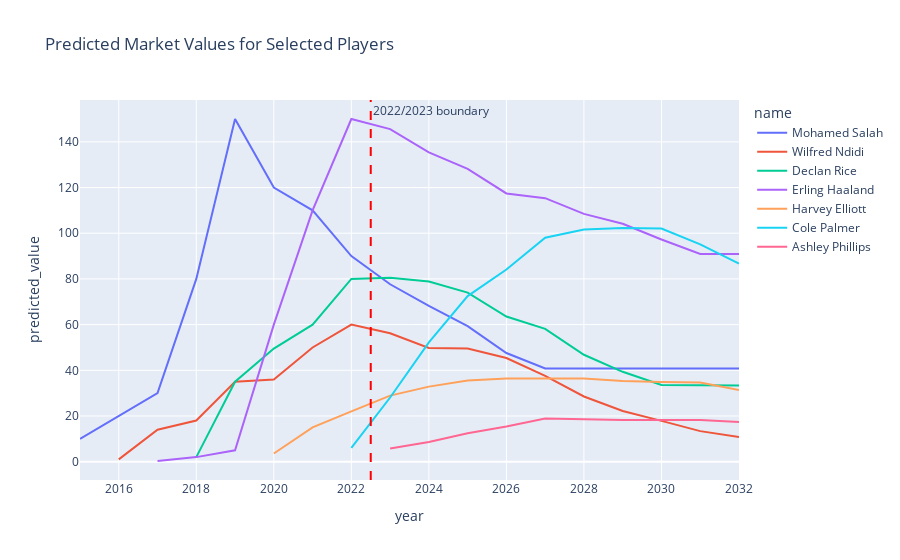

Source (notebook cell):
### Code cell
plot_player_value_trends(
    pdf_train, merged,
    player_ids=players
)

### Figure 1 — Plotly figure (JSON) as saved in the notebook; plotly's stock layout.template omitted (floating-point values rounded to 4 significant figures)
{"data": [{"customdata": [[22], [23], [24], [25], [27], [27], [28], [30], [30], [31], [32], [33], [34], [35], [36], [37], [38], [39]], "hovertemplate": "name=Mohamed Salah<br>year=%{x}<br>predicted_value=%{y}<br>age=%{customdata[0]}<extra></extra>", "legendgroup": "Mohamed Salah", "line": {"color": "#636efa", "dash": "solid"}, "marker": {"symbol": "circle"}, "mode": "lines", "name": "Mohamed Salah", "orientation": "v", "showlegend": true, "type": "scatter", "x": [2015, 2016, 2017, 2018, 2019, 2020, 2021, 2022, 2023, 2024, 2025, 2026, 2027, 2028, 2029, 2030, 2031, 2032], "xaxis": "x", "y": [10, 20, 30, 80, 150, 120, 110, 90, 77.65, 68.19, 59.29, 47.58, 40.83, 40.83, 40.83, 40.83, 40.83, 40.83], "yaxis": "y"}, {"customdata": [[19], [20], [21], [22], [23], [24], [25], [26], [27], [28], [29], [30], [31], [32], [33], [34], [35]], "hovertemplate": "name=Wilfred Ndidi<br>year=%{x}<br>predicted_value=%{y}<br>age=%{customdata[0]}<extra></extra>", "legendgroup": "Wilfred Ndidi", "line": {"color": "#EF553B", "dash": "solid"}, "marker": {"symbol": "circle"}, "mode": "lines", "name": "Wilfred Ndidi", "orientation": "v", "showlegend": true, "type": "scatter", "x": [2016, 2017, 2018, 2019, 2020, 2021, 2022, 2023, 2024, 2025, 2026, 2027, 2028, 2029, 2030, 2031, 2032], "xaxis": "x", "y": [1, 14, 18, 35, 36, 50, 60, 56.21, 49.79, 49.54, 45.36, 37.56, 28.53, 22.2, 17.85, 13.37, 10.81], "yaxis": "y"}, {"customdata": [[18], [20], [21], [22], [23], [24], [25], [26], [27], [28], [29], [30], [31], [32], [33]], "hovertemplate": "name=Declan Rice<br>year=%{x}<br>predicted_value=%{y}<br>age=%{customdata[0]}<extra></extra>", "legendgroup": "Declan Rice", "line": {"color": "#00cc96", "dash": "solid"}, "marker": {"symbol": "circle"}, "mode": "lines", "name": "Declan Rice", "orientation": "v", "showlegend": true, "type": "scatter", "x": [2018, 2019, 2020, 2021, 2022, 2023, 2024, 2025, 2026, 2027, 2028, 2029, 2030, 2031, 2032], "xaxis": "x", "y": [2, 35, 49.5, 60, 80, 80.52, 78.89, 74.04, 63.52, 58.12, 46.8, 39.35, 33.59, 33.35, 33.35], "yaxis": "y"}, {"customdata": [[17], [18], [18], [19], [20], [21], [22], [23], [24], [25], [26], [27], [28], [29], [30], [31]], "hovertemplate": "name=Erling Haaland<br>year=%{x}<br>predicted_value=%{y}<br>age=%{customdata[0]}<extra></extra>", "legendgroup": "Erling Haaland", "line": {"color": "#ab63fa", "dash": "solid"}, "marker": {"symbol": "circle"}, "mode": "lines", "name": "Erling Haaland", "orientation": "v", "showlegend": true, "type": "scatter", "x": [2017, 2018, 2019, 2020, 2021, 2022, 2023, 2024, 2025, 2026, 2027, 2028, 2029, 2030, 2031, 2032], "xaxis": "x", "y": [0.3, 2, 5, 60, 110, 150, 145.6, 135.4, 128.2, 117.4, 115.4, 108.5, 104.2, 97.27, 90.88, 90.88], "yaxis": "y"}, {"customdata": [[17], [17], [18], [20], [21], [22], [23], [24], [25], [26], [27], [28], [29]], "hovertemplate": "name=Harvey Elliott<br>year=%{x}<br>predicted_value=%{y}<br>age=%{customdata[0]}<extra></extra>", "legendgroup": "Harvey Elliott", "line": {"color": "#FFA15A", "dash": "solid"}, "marker": {"symbol": "circle"}, "mode": "lines", "name": "Harvey Elliott", "orientation": "v", "showlegend": true, "type": "scatter", "x": [2020, 2021, 2022, 2023, 2024, 2025, 2026, 2027, 2028, 2029, 2030, 2031, 2032], "xaxis": "x", "y": [3.6, 15, 22, 28.92, 32.86, 35.54, 36.4, 36.4, 36.4, 35.36, 34.83, 34.65, 31.42], "yaxis": "y"}, {"customdata": [[20], [21], [22], [23], [24], [25], [26], [27], [28], [29], [30]], "hovertemplate": "name=Cole Palmer<br>year=%{x}<br>predicted_value=%{y}<br>age=%{customdata[0]}<extra></extra>", "legendgroup": "Cole Palmer", "line": {"color": "#19d3f3", "dash": "solid"}, "marker": {"symbol": "circle"}, "mode": "lines", "name": "Cole Palmer", "orientation": "v", "showlegend": true, "type": "scatter", "x": [2022, 2023, 2024, 2025, 2026, 2027, 2028, 2029, 2030, 2031, 2032], "xaxis": "x", "y": [6, 28.1, 52.22, 72.49, 84.14, 98.03, 101.7, 102.3, 102.0, 95.15, 86.74], "yaxis": "y"}, {"customdata": [[17], [18], [19], [20], [21], [22], [23], [24], [25], [26]], "hovertemplate": "name=Ashley Phillips<br>year=%{x}<br>predicted_value=%{y}<br>age=%{customdata[0]}<extra></extra>", "legendgroup": "Ashley Phillips", "line": {"color": "#FF6692", "dash": "solid"}, "marker": {"symbol": "circle"}, "mode": "lines", "name": "Ashley Phillips", "orientation": "v", "showlegend": true, "type": "scatter", "x": [2023, 2024, 2025, 2026, 2027, 2028, 2029, 2030, 2031, 2032], "xaxis": "x", "y": [5.757, 8.662, 12.48, 15.4, 18.89, 18.46, 18.25, 18.25, 18.25, 17.42], "yaxis": "y"}], "layout": {"annotations": [{"showarrow": false, "text": "2022/2023 boundary", "x": 2022.0, "xanchor": "left", "xref": "x", "y": 1, "yanchor": "top", "yref": "y domain"}], "legend": {"title": {"text": "name"}, "tracegroupgap": 0}, "shapes": [{"line": {"color": "red", "dash": "dash"}, "type": "line", "x0": 2022.0, "x1": 2022.0, "xref": "x", "y0": 0, "y1": 1, "yref": "y domain"}], "title": {"text": "Predicted Market Values for Selected Players"}, "xaxis": {"anchor": "y", "domain": [0, 1], "title": {"text": "year"}}, "yaxis": {"anchor": "x", "domain": [0, 1], "title": {"text": "predicted_value"}}}}
